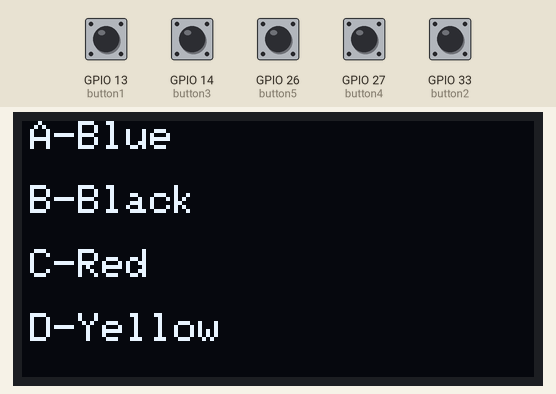
Simulated run of this sketch. Board: ESP32. On the bench: 128×64 one-colour display. The test bench sets the inputs (shaded band); at power-on: GPIO 13 (button1), GPIO 14 (button3), GPIO 26 (button5), GPIO 27 (button4), GPIO 33 (button2) HIGH.

Above: at 0.2 s.

The sketch:

sketch.ino
```cpp
// blue 35
// black 23
// red 4
//yellow 27
//green 2

// ground 2

#include <Adafruit_SSD1306.h>
#include <Adafruit_GFX.h>
#include <Wire.h>

#include <ezButton.h>

#define screenWidth 128
#define screenHeight 64

ezButton button1(13);
ezButton button2(33);
ezButton button3(14);
ezButton button4(27);
ezButton button5(26);

int vote1=0;
int vote2=0;
int vote3=0;
int vote4=0;
int flag=0;
Adafruit_SSD1306 displayOled(screenWidth,screenHeight,&Wire,-1);

void setup() {
  // put your setup code here, to run once:
  Serial.begin(115200);

  button1.setDebounceTime(25);
  button2.setDebounceTime(25);
  button3.setDebounceTime(25);
  button4.setDebounceTime(25);
  button5.setDebounceTime(25);

   if(!displayOled.begin(SSD1306_SWITCHCAPVCC,0x3c)){
      Serial.println(F("SSD1306a allocation failed"));

      for(;;);
  }

  displayOled.clearDisplay();
  displayOled.setTextSize(1);
  displayOled.setTextColor(WHITE);
  displayOled.setCursor(2,5);
  displayOled.println("Start");
  displayOled.setCursor(2,21);
  displayOled.println("voting");
  displayOled.display();
  delay(20);


}
void loop() {

   button1.loop();
   button2.loop();
   button3.loop();
   button4.loop();
   button5.loop();
   if(flag==0){
     displayOled.clearDisplay();
     displayOled.setTextSize(1);
     displayOled.setTextColor(WHITE);
     displayOled.setCursor(2,0);
     displayOled.println("A-Blue");
     displayOled.setCursor(2,16);
     displayOled.println("B-Black");
     displayOled.setCursor(2,32);
     displayOled.println("C-Red");
     displayOled.setCursor(2,48);
     displayOled.println("D-Yellow");
    displayOled.display();
     flag=1;
  }
  delay(10); // this speeds up the simulation
}
```
